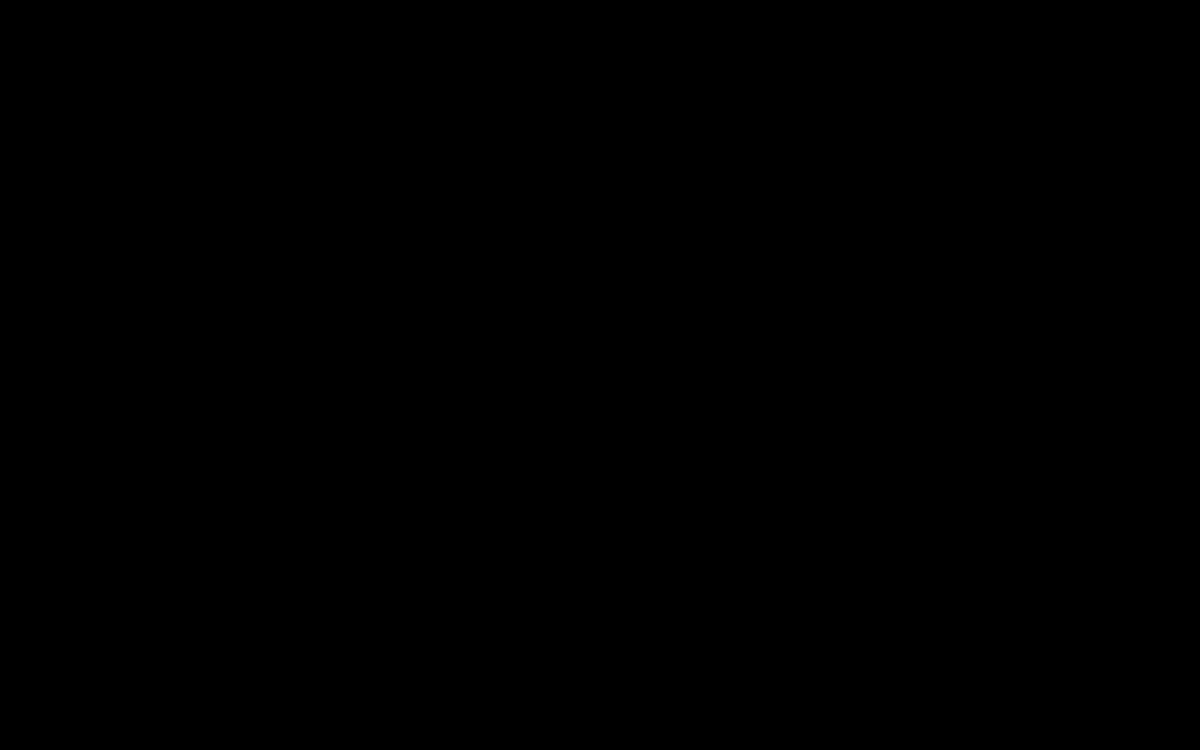
Frame 1 (no input)
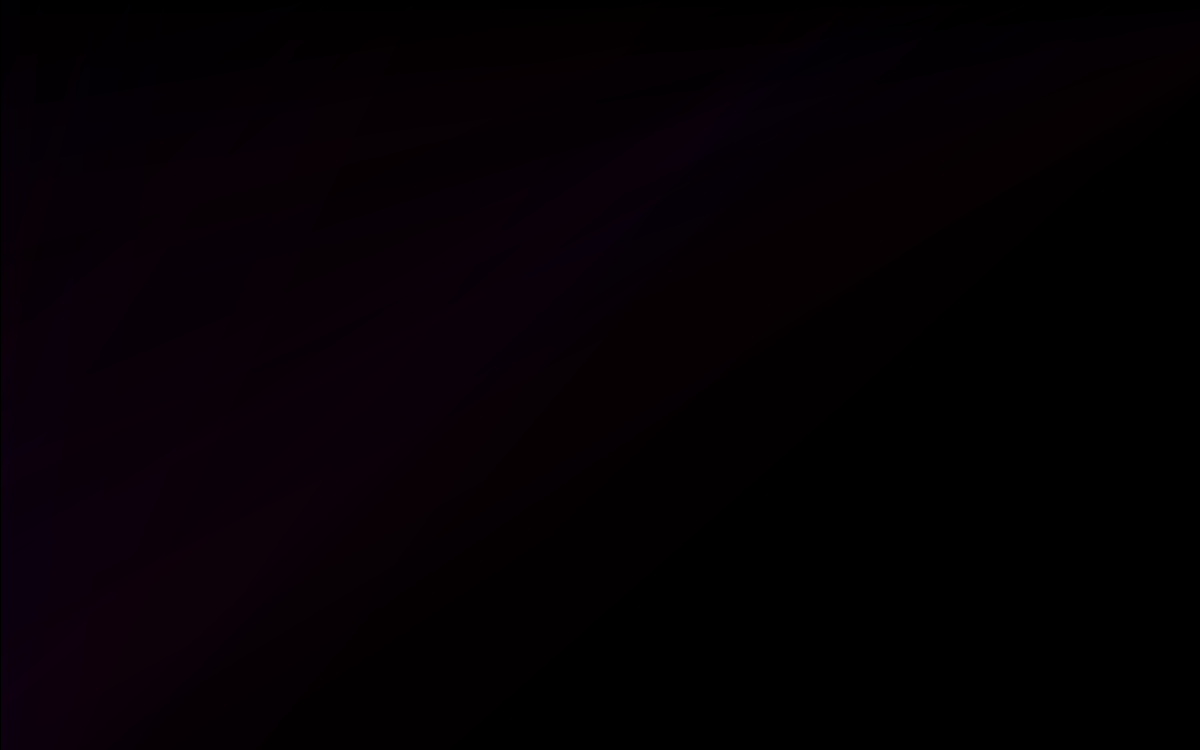
Frame 60 (no input)
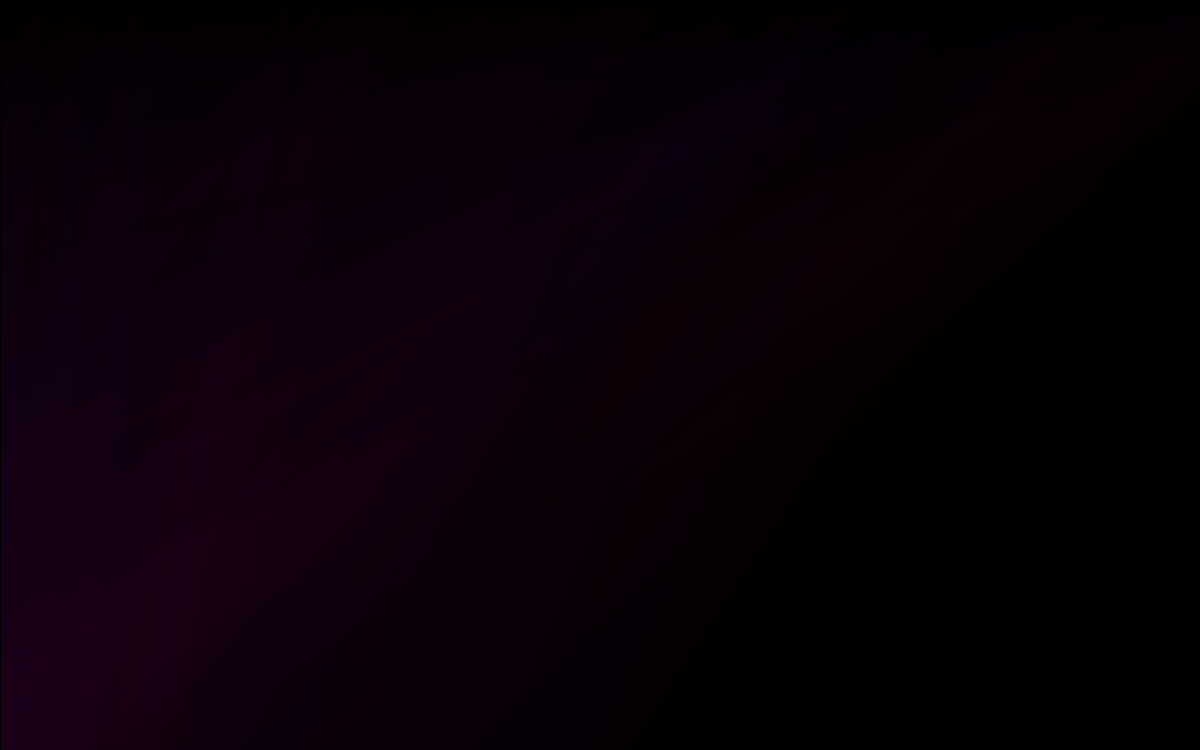
Frame 120 (the mouse pressed at the canvas centre since frame 60)

The p5.js sketch that drew these frames (run headless with seeded random() and noise() and a simulated clock; from frame 60 on, the mouse is pressed at the canvas centre):

// p5.js sketch
// ── sketch.js

var col = {
  r:0,
  g:0,
  b:0,
  bk:0,
};
var tri = {
  x1:10,
  x2:40,
  y1:20,
  y2:80,
  z1:30,
  z2:40
};
function setup() {
  createCanvas(1280,800);
  var currFrameRate;
  currFrameRate = frameRate(40);
  background(0);

}

function draw() {
  noStroke();
  fill(col.r,col.g,col.b,1);
  triangle(tri.x1,tri.x2,tri.y1,tri.y2,tri.z1,tri.z2);


  tri.x1 = noise(0.1 * pow(2,8));
  tri.x2 = abs(tri.x2 + 20);
  tri.y1 = random(-50,1500);
  tri.y2 = noise(1500/100);
  tri.z1 = abs(tri.z1 % 0.1);
  tri.z2 = random(-50,1500);

  col.r = random(0,200);
  col.g = random(0,15);
  col.b = random(0,200);
  col.bk = random(0,0);
}
